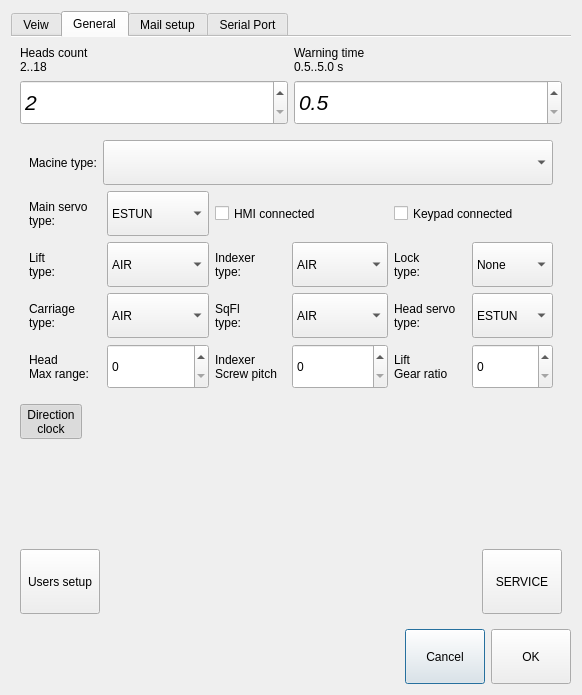
<?xml version="1.0" encoding="UTF-8"?>
<ui version="4.0">
 <class>GeneralSettingDialog</class>
 <widget class="QDialog" name="GeneralSettingDialog">
  <property name="geometry">
   <rect>
    <x>0</x>
    <y>0</y>
    <width>582</width>
    <height>695</height>
   </rect>
  </property>
  <property name="maximumSize">
   <size>
    <width>582</width>
    <height>16777215</height>
   </size>
  </property>
  <property name="windowTitle">
   <string>Dialog</string>
  </property>
  <layout class="QGridLayout" name="gridLayout_4">
   <item row="1" column="0">
    <layout class="QHBoxLayout" name="horizontalLayout">
     <item>
      <spacer name="horizontalSpacer_3">
       <property name="orientation">
        <enum>Qt::Horizontal</enum>
       </property>
       <property name="sizeHint" stdset="0">
        <size>
         <width>40</width>
         <height>20</height>
        </size>
       </property>
      </spacer>
     </item>
     <item>
      <widget class="QPushButton" name="pButtonReject">
       <property name="minimumSize">
        <size>
         <width>55</width>
         <height>55</height>
        </size>
       </property>
       <property name="text">
        <string>Cancel</string>
       </property>
       <property name="iconSize">
        <size>
         <width>50</width>
         <height>50</height>
        </size>
       </property>
      </widget>
     </item>
     <item>
      <widget class="QPushButton" name="pButtonAccept">
       <property name="minimumSize">
        <size>
         <width>55</width>
         <height>55</height>
        </size>
       </property>
       <property name="text">
        <string>OK</string>
       </property>
       <property name="iconSize">
        <size>
         <width>50</width>
         <height>50</height>
        </size>
       </property>
      </widget>
     </item>
    </layout>
   </item>
   <item row="0" column="0">
    <widget class="QTabWidget" name="tabWidget">
     <property name="tabShape">
      <enum>QTabWidget::Rounded</enum>
     </property>
     <property name="currentIndex">
      <number>1</number>
     </property>
     <property name="iconSize">
      <size>
       <width>32</width>
       <height>32</height>
      </size>
     </property>
     <property name="elideMode">
      <enum>Qt::ElideLeft</enum>
     </property>
     <property name="usesScrollButtons">
      <bool>false</bool>
     </property>
     <property name="documentMode">
      <bool>true</bool>
     </property>
     <widget class="QWidget" name="tabVeiw">
      <attribute name="icon">
       <iconset theme="applications-graphics-symbolic.symbolic.png">
        <normaloff>:/new/icons/icons/color.png</normaloff>:/new/icons/icons/color.png</iconset>
      </attribute>
      <attribute name="title">
       <string>Veiw</string>
      </attribute>
      <layout class="QVBoxLayout" name="verticalLayout_5">
       <item>
        <layout class="QHBoxLayout" name="horizontalLayout_3">
         <item>
          <widget class="QLabel" name="label">
           <property name="text">
            <string>Theme:</string>
           </property>
          </widget>
         </item>
         <item>
          <spacer name="horizontalSpacer">
           <property name="orientation">
            <enum>Qt::Horizontal</enum>
           </property>
           <property name="sizeHint" stdset="0">
            <size>
             <width>40</width>
             <height>20</height>
            </size>
           </property>
          </spacer>
         </item>
        </layout>
       </item>
       <item>
        <widget class="QListWidget" name="listWidgetStyle">
         <property name="font">
          <font>
           <pointsize>24</pointsize>
          </font>
         </property>
         <property name="lineWidth">
          <number>3</number>
         </property>
         <property name="autoScrollMargin">
          <number>40</number>
         </property>
         <property name="iconSize">
          <size>
           <width>40</width>
           <height>40</height>
          </size>
         </property>
         <property name="gridSize">
          <size>
           <width>0</width>
           <height>40</height>
          </size>
         </property>
        </widget>
       </item>
       <item>
        <layout class="QHBoxLayout" name="horizontalLayout_7">
         <item>
          <widget class="QLabel" name="label_2">
           <property name="text">
            <string>Icons:</string>
           </property>
          </widget>
         </item>
         <item>
          <spacer name="horizontalSpacer_6">
           <property name="orientation">
            <enum>Qt::Horizontal</enum>
           </property>
           <property name="sizeHint" stdset="0">
            <size>
             <width>40</width>
             <height>20</height>
            </size>
           </property>
          </spacer>
         </item>
        </layout>
       </item>
       <item>
        <widget class="QListWidget" name="listWidgetIcons"/>
       </item>
       <item>
        <spacer name="verticalSpacer_2">
         <property name="orientation">
          <enum>Qt::Vertical</enum>
         </property>
         <property name="sizeHint" stdset="0">
          <size>
           <width>20</width>
           <height>40</height>
          </size>
         </property>
        </spacer>
       </item>
      </layout>
     </widget>
     <widget class="QWidget" name="tabGeneralSettings">
      <attribute name="icon">
       <iconset>
        <normaloff>:/new/icons/icons/warning.png</normaloff>:/new/icons/icons/warning.png</iconset>
      </attribute>
      <attribute name="title">
       <string>General</string>
      </attribute>
      <layout class="QVBoxLayout" name="verticalLayout_9">
       <item>
        <layout class="QVBoxLayout" name="verticalLayout_8" stretch="1,20,2,10,1">
         <item>
          <layout class="QHBoxLayout" name="horizontalLayout_2">
           <item>
            <layout class="QVBoxLayout" name="verticalLayout_17" stretch="1,10">
             <item>
              <widget class="QLabel" name="labelH1">
               <property name="text">
                <string>Heads count 
2..18</string>
               </property>
              </widget>
             </item>
             <item>
              <widget class="QDoubleSpinBox" name="spinBoxHeadsCount">
               <property name="sizePolicy">
                <sizepolicy hsizetype="Minimum" vsizetype="Expanding">
                 <horstretch>0</horstretch>
                 <verstretch>0</verstretch>
                </sizepolicy>
               </property>
               <property name="minimumSize">
                <size>
                 <width>0</width>
                 <height>45</height>
                </size>
               </property>
               <property name="font">
                <font>
                 <pointsize>16</pointsize>
                 <italic>true</italic>
                </font>
               </property>
               <property name="decimals">
                <number>0</number>
               </property>
               <property name="minimum">
                <double>2.000000000000000</double>
               </property>
               <property name="maximum">
                <double>18.000000000000000</double>
               </property>
              </widget>
             </item>
            </layout>
           </item>
           <item>
            <layout class="QVBoxLayout" name="verticalLayout_16" stretch="1,10">
             <item>
              <widget class="QLabel" name="label_13">
               <property name="text">
                <string>Warning time
0.5..5.0 s</string>
               </property>
              </widget>
             </item>
             <item>
              <widget class="QDoubleSpinBox" name="dSpinBoxWarningTime">
               <property name="sizePolicy">
                <sizepolicy hsizetype="Minimum" vsizetype="Expanding">
                 <horstretch>0</horstretch>
                 <verstretch>0</verstretch>
                </sizepolicy>
               </property>
               <property name="minimumSize">
                <size>
                 <width>0</width>
                 <height>45</height>
                </size>
               </property>
               <property name="font">
                <font>
                 <pointsize>16</pointsize>
                 <italic>true</italic>
                </font>
               </property>
               <property name="decimals">
                <number>1</number>
               </property>
               <property name="minimum">
                <double>0.500000000000000</double>
               </property>
               <property name="maximum">
                <double>5.000000000000000</double>
               </property>
               <property name="singleStep">
                <double>0.500000000000000</double>
               </property>
               <property name="value">
                <double>0.500000000000000</double>
               </property>
              </widget>
             </item>
            </layout>
           </item>
          </layout>
         </item>
         <item>
          <widget class="QWidget" name="widgetServiceSettings" native="true">
           <layout class="QVBoxLayout" name="verticalLayout_4">
            <item>
             <layout class="QHBoxLayout" name="horizontalLayout_8">
              <item>
               <widget class="QLabel" name="labelH2">
                <property name="text">
                 <string>Macine type:</string>
                </property>
               </widget>
              </item>
              <item>
               <widget class="QComboBox" name="comboBoxMacineType">
                <property name="sizePolicy">
                 <sizepolicy hsizetype="Expanding" vsizetype="Expanding">
                  <horstretch>0</horstretch>
                  <verstretch>0</verstretch>
                 </sizepolicy>
                </property>
                <property name="minimumSize">
                 <size>
                  <width>0</width>
                  <height>45</height>
                 </size>
                </property>
                <property name="font">
                 <font>
                  <pointsize>16</pointsize>
                 </font>
                </property>
               </widget>
              </item>
             </layout>
            </item>
            <item>
             <layout class="QGridLayout" name="gridLayout_3">
              <item row="0" column="0">
               <widget class="QLabel" name="label_9">
                <property name="text">
                 <string>Main servo
type:</string>
                </property>
               </widget>
              </item>
              <item row="0" column="1">
               <widget class="QComboBox" name="comboBoxMainServoT">
                <property name="sizePolicy">
                 <sizepolicy hsizetype="Preferred" vsizetype="Expanding">
                  <horstretch>0</horstretch>
                  <verstretch>0</verstretch>
                 </sizepolicy>
                </property>
                <property name="minimumSize">
                 <size>
                  <width>0</width>
                  <height>45</height>
                 </size>
                </property>
                <item>
                 <property name="text">
                  <string>ESTUN</string>
                 </property>
                </item>
                <item>
                 <property name="text">
                  <string>DELTA</string>
                 </property>
                </item>
                <item>
                 <property name="text">
                  <string>KINCO</string>
                 </property>
                </item>
                <item>
                 <property name="text">
                  <string>AKD</string>
                 </property>
                </item>
               </widget>
              </item>
              <item row="0" column="2" colspan="2">
               <widget class="QCheckBox" name="checkBoxHMIConnected">
                <property name="sizePolicy">
                 <sizepolicy hsizetype="Expanding" vsizetype="Expanding">
                  <horstretch>0</horstretch>
                  <verstretch>0</verstretch>
                 </sizepolicy>
                </property>
                <property name="text">
                 <string>HMI connected</string>
                </property>
               </widget>
              </item>
              <item row="0" column="4" colspan="2">
               <widget class="QCheckBox" name="checkBoxKeyPadConnected">
                <property name="sizePolicy">
                 <sizepolicy hsizetype="Expanding" vsizetype="Expanding">
                  <horstretch>0</horstretch>
                  <verstretch>0</verstretch>
                 </sizepolicy>
                </property>
                <property name="text">
                 <string>Keypad connected</string>
                </property>
               </widget>
              </item>
              <item row="1" column="0">
               <widget class="QLabel" name="label_6">
                <property name="text">
                 <string>Lift
type:</string>
                </property>
               </widget>
              </item>
              <item row="1" column="1">
               <widget class="QComboBox" name="comboBoxLiftT">
                <property name="sizePolicy">
                 <sizepolicy hsizetype="Preferred" vsizetype="Expanding">
                  <horstretch>0</horstretch>
                  <verstretch>0</verstretch>
                 </sizepolicy>
                </property>
                <property name="minimumSize">
                 <size>
                  <width>0</width>
                  <height>45</height>
                 </size>
                </property>
                <item>
                 <property name="text">
                  <string>AIR</string>
                 </property>
                </item>
                <item>
                 <property name="text">
                  <string>AC motor</string>
                 </property>
                </item>
                <item>
                 <property name="text">
                  <string>Servo: Cam</string>
                 </property>
                </item>
                <item>
                 <property name="text">
                  <string>Servo: Screw</string>
                 </property>
                </item>
               </widget>
              </item>
              <item row="1" column="2">
               <widget class="QLabel" name="label_7">
                <property name="text">
                 <string>Indexer
type:</string>
                </property>
               </widget>
              </item>
              <item row="1" column="3">
               <widget class="QComboBox" name="comboBoxIndexerT">
                <property name="sizePolicy">
                 <sizepolicy hsizetype="Preferred" vsizetype="Expanding">
                  <horstretch>0</horstretch>
                  <verstretch>0</verstretch>
                 </sizepolicy>
                </property>
                <property name="minimumSize">
                 <size>
                  <width>0</width>
                  <height>45</height>
                 </size>
                </property>
                <item>
                 <property name="text">
                  <string>AIR</string>
                 </property>
                </item>
                <item>
                 <property name="text">
                  <string>AC motor</string>
                 </property>
                </item>
                <item>
                 <property name="text">
                  <string>Servo motor</string>
                 </property>
                </item>
               </widget>
              </item>
              <item row="1" column="4">
               <widget class="QLabel" name="label_8">
                <property name="text">
                 <string>Lock
type:</string>
                </property>
               </widget>
              </item>
              <item row="1" column="5">
               <widget class="QComboBox" name="comboBoxLockT">
                <property name="sizePolicy">
                 <sizepolicy hsizetype="Preferred" vsizetype="Expanding">
                  <horstretch>0</horstretch>
                  <verstretch>0</verstretch>
                 </sizepolicy>
                </property>
                <property name="minimumSize">
                 <size>
                  <width>0</width>
                  <height>45</height>
                 </size>
                </property>
                <item>
                 <property name="text">
                  <string>None</string>
                 </property>
                </item>
                <item>
                 <property name="text">
                  <string>AIR</string>
                 </property>
                </item>
                <item>
                 <property name="text">
                  <string>AC motor</string>
                 </property>
                </item>
               </widget>
              </item>
              <item row="2" column="0">
               <widget class="QLabel" name="label_3">
                <property name="text">
                 <string>Carriage
type:</string>
                </property>
               </widget>
              </item>
              <item row="2" column="1">
               <widget class="QComboBox" name="comboBoxCarriageT">
                <property name="sizePolicy">
                 <sizepolicy hsizetype="Preferred" vsizetype="Expanding">
                  <horstretch>0</horstretch>
                  <verstretch>0</verstretch>
                 </sizepolicy>
                </property>
                <property name="minimumSize">
                 <size>
                  <width>0</width>
                  <height>45</height>
                 </size>
                </property>
                <item>
                 <property name="text">
                  <string>AIR</string>
                 </property>
                </item>
                <item>
                 <property name="text">
                  <string>AC motor</string>
                 </property>
                </item>
                <item>
                 <property name="text">
                  <string>Servo motor</string>
                 </property>
                </item>
               </widget>
              </item>
              <item row="2" column="2">
               <widget class="QLabel" name="label_4">
                <property name="text">
                 <string>SqFl
type:</string>
                </property>
               </widget>
              </item>
              <item row="2" column="3">
               <widget class="QComboBox" name="comboBoxSqFlT">
                <property name="sizePolicy">
                 <sizepolicy hsizetype="Preferred" vsizetype="Expanding">
                  <horstretch>0</horstretch>
                  <verstretch>0</verstretch>
                 </sizepolicy>
                </property>
                <property name="minimumSize">
                 <size>
                  <width>0</width>
                  <height>45</height>
                 </size>
                </property>
                <item>
                 <property name="text">
                  <string>AIR</string>
                 </property>
                </item>
                <item>
                 <property name="text">
                  <string>AC motor</string>
                 </property>
                </item>
                <item>
                 <property name="text">
                  <string>Servo motor</string>
                 </property>
                </item>
               </widget>
              </item>
              <item row="2" column="4">
               <widget class="QLabel" name="label_5">
                <property name="text">
                 <string>Head servo
type:</string>
                </property>
               </widget>
              </item>
              <item row="2" column="5">
               <widget class="QComboBox" name="comboBoxHeadServoT">
                <property name="sizePolicy">
                 <sizepolicy hsizetype="Preferred" vsizetype="Expanding">
                  <horstretch>0</horstretch>
                  <verstretch>0</verstretch>
                 </sizepolicy>
                </property>
                <property name="minimumSize">
                 <size>
                  <width>0</width>
                  <height>45</height>
                 </size>
                </property>
                <item>
                 <property name="text">
                  <string>ESTUN</string>
                 </property>
                </item>
                <item>
                 <property name="text">
                  <string>DELTA</string>
                 </property>
                </item>
                <item>
                 <property name="text">
                  <string>KINCO</string>
                 </property>
                </item>
                <item>
                 <property name="text">
                  <string>AKD</string>
                 </property>
                </item>
               </widget>
              </item>
              <item row="3" column="0">
               <widget class="QLabel" name="label_10">
                <property name="text">
                 <string>Head
Max range:</string>
                </property>
               </widget>
              </item>
              <item row="3" column="1">
               <widget class="QDoubleSpinBox" name="dSpinBoxHeadMaxRange">
                <property name="sizePolicy">
                 <sizepolicy hsizetype="Minimum" vsizetype="Expanding">
                  <horstretch>0</horstretch>
                  <verstretch>0</verstretch>
                 </sizepolicy>
                </property>
                <property name="minimumSize">
                 <size>
                  <width>0</width>
                  <height>45</height>
                 </size>
                </property>
                <property name="decimals">
                 <number>0</number>
                </property>
               </widget>
              </item>
              <item row="3" column="2">
               <widget class="QLabel" name="label_11">
                <property name="text">
                 <string>Indexer
Screw pitch</string>
                </property>
               </widget>
              </item>
              <item row="3" column="3">
               <widget class="QDoubleSpinBox" name="dSpinBoxIndexerScrew">
                <property name="sizePolicy">
                 <sizepolicy hsizetype="Minimum" vsizetype="Expanding">
                  <horstretch>0</horstretch>
                  <verstretch>0</verstretch>
                 </sizepolicy>
                </property>
                <property name="minimumSize">
                 <size>
                  <width>0</width>
                  <height>45</height>
                 </size>
                </property>
                <property name="decimals">
                 <number>0</number>
                </property>
               </widget>
              </item>
              <item row="3" column="4">
               <widget class="QLabel" name="label_12">
                <property name="text">
                 <string>Lift
Gear ratio</string>
                </property>
               </widget>
              </item>
              <item row="3" column="5">
               <widget class="QDoubleSpinBox" name="dSpinBoxLiftGear">
                <property name="sizePolicy">
                 <sizepolicy hsizetype="Minimum" vsizetype="Expanding">
                  <horstretch>0</horstretch>
                  <verstretch>0</verstretch>
                 </sizepolicy>
                </property>
                <property name="minimumSize">
                 <size>
                  <width>0</width>
                  <height>45</height>
                 </size>
                </property>
                <property name="decimals">
                 <number>0</number>
                </property>
               </widget>
              </item>
             </layout>
            </item>
           </layout>
          </widget>
         </item>
         <item>
          <layout class="QHBoxLayout" name="horizontalLayout_5">
           <item>
            <widget class="QToolButton" name="pButtonDirection">
             <property name="text">
              <string>Direction
clock</string>
             </property>
             <property name="icon">
              <iconset>
               <normaloff>:/new/icons/icons/rotateRight.png</normaloff>:/new/icons/icons/rotateRight.png</iconset>
             </property>
             <property name="iconSize">
              <size>
               <width>50</width>
               <height>50</height>
              </size>
             </property>
             <property name="checkable">
              <bool>true</bool>
             </property>
             <property name="checked">
              <bool>true</bool>
             </property>
             <property name="toolButtonStyle">
              <enum>Qt::ToolButtonTextUnderIcon</enum>
             </property>
            </widget>
           </item>
           <item>
            <spacer name="horizontalSpacer_5">
             <property name="orientation">
              <enum>Qt::Horizontal</enum>
             </property>
             <property name="sizeHint" stdset="0">
              <size>
               <width>40</width>
               <height>20</height>
              </size>
             </property>
            </spacer>
           </item>
          </layout>
         </item>
         <item>
          <spacer name="verticalSpacer">
           <property name="orientation">
            <enum>Qt::Vertical</enum>
           </property>
           <property name="sizeHint" stdset="0">
            <size>
             <width>20</width>
             <height>40</height>
            </size>
           </property>
          </spacer>
         </item>
         <item>
          <layout class="QHBoxLayout" name="horizontalLayout_4">
           <item>
            <widget class="QToolButton" name="pButtonUserSetup">
             <property name="minimumSize">
              <size>
               <width>80</width>
               <height>65</height>
              </size>
             </property>
             <property name="text">
              <string>Users setup</string>
             </property>
             <property name="icon">
              <iconset>
               <normaloff>:/new/icons/icons/user.png</normaloff>:/new/icons/icons/user.png</iconset>
             </property>
             <property name="iconSize">
              <size>
               <width>50</width>
               <height>50</height>
              </size>
             </property>
             <property name="checkable">
              <bool>false</bool>
             </property>
             <property name="toolButtonStyle">
              <enum>Qt::ToolButtonTextUnderIcon</enum>
             </property>
            </widget>
           </item>
           <item>
            <spacer name="horizontalSpacer_4">
             <property name="orientation">
              <enum>Qt::Horizontal</enum>
             </property>
             <property name="sizeHint" stdset="0">
              <size>
               <width>40</width>
               <height>20</height>
              </size>
             </property>
            </spacer>
           </item>
           <item>
            <widget class="QToolButton" name="pButtonServiceState">
             <property name="minimumSize">
              <size>
               <width>80</width>
               <height>65</height>
              </size>
             </property>
             <property name="text">
              <string>SERVICE</string>
             </property>
             <property name="icon">
              <iconset resource="icons.qrc">
               <normaloff>:/new/icons/icons/Base/maintanse.png</normaloff>:/new/icons/icons/Base/maintanse.png</iconset>
             </property>
             <property name="iconSize">
              <size>
               <width>40</width>
               <height>40</height>
              </size>
             </property>
             <property name="checkable">
              <bool>true</bool>
             </property>
             <property name="toolButtonStyle">
              <enum>Qt::ToolButtonTextUnderIcon</enum>
             </property>
            </widget>
           </item>
          </layout>
         </item>
        </layout>
       </item>
      </layout>
     </widget>
     <widget class="QWidget" name="tabMaolSend">
      <attribute name="icon">
       <iconset theme="x-office-address-book-symbolic.symbolic.png">
        <normaloff>:/new/icons/icons/mail.png</normaloff>:/new/icons/icons/mail.png</iconset>
      </attribute>
      <attribute name="title">
       <string>Mail setup</string>
      </attribute>
      <layout class="QVBoxLayout" name="verticalLayout_7">
       <item>
        <layout class="QHBoxLayout" name="horizontalLayout_6">
         <item>
          <widget class="QCheckBox" name="checkBoxMailSendEnable">
           <property name="enabled">
            <bool>false</bool>
           </property>
           <property name="text">
            <string>Enable mail sending</string>
           </property>
          </widget>
         </item>
         <item>
          <spacer name="horizontalSpacer_2">
           <property name="orientation">
            <enum>Qt::Horizontal</enum>
           </property>
           <property name="sizeHint" stdset="0">
            <size>
             <width>86</width>
             <height>20</height>
            </size>
           </property>
          </spacer>
         </item>
         <item>
          <widget class="QPushButton" name="pButtonLockUnlockEmail">
           <property name="minimumSize">
            <size>
             <width>55</width>
             <height>55</height>
            </size>
           </property>
           <property name="text">
            <string>Unlock</string>
           </property>
           <property name="checkable">
            <bool>true</bool>
           </property>
          </widget>
         </item>
        </layout>
       </item>
       <item>
        <widget class="QWidget" name="emailSettingWidget" native="true">
         <layout class="QGridLayout" name="gridLayout_2">
          <item row="2" column="0">
           <layout class="QVBoxLayout" name="verticalLayout_2" stretch="1,10">
            <item>
             <widget class="QLabel" name="receivingEmailLabel">
              <property name="text">
               <string>Receiving email adress:</string>
              </property>
             </widget>
            </item>
            <item>
             <widget class="QLineEdit" name="editReceiver">
              <property name="font">
               <font>
                <pointsize>16</pointsize>
               </font>
              </property>
             </widget>
            </item>
           </layout>
          </item>
          <item row="1" column="0">
           <layout class="QGridLayout" name="gridLayout" columnstretch="1,10">
            <item row="0" column="0">
             <widget class="QLabel" name="sendingPasswordLabel">
              <property name="text">
               <string>Sending email password:</string>
              </property>
             </widget>
            </item>
            <item row="0" column="1">
             <widget class="QPushButton" name="pButtonShowPassword">
              <property name="minimumSize">
               <size>
                <width>55</width>
                <height>55</height>
               </size>
              </property>
              <property name="text">
               <string>Show</string>
              </property>
              <property name="checkable">
               <bool>true</bool>
              </property>
             </widget>
            </item>
            <item row="1" column="0" colspan="2">
             <widget class="QLineEdit" name="editPassword">
              <property name="font">
               <font>
                <pointsize>16</pointsize>
               </font>
              </property>
              <property name="echoMode">
               <enum>QLineEdit::Password</enum>
              </property>
              <property name="alignment">
               <set>Qt::AlignCenter</set>
              </property>
             </widget>
            </item>
           </layout>
          </item>
          <item row="3" column="0">
           <layout class="QVBoxLayout" name="verticalLayout_3" stretch="1,10">
            <item>
             <widget class="QLabel" name="subjectLabel">
              <property name="text">
               <string>Email subject:</string>
              </property>
             </widget>
            </item>
            <item>
             <widget class="QLineEdit" name="editSubject">
              <property name="font">
               <font>
                <pointsize>16</pointsize>
               </font>
              </property>
             </widget>
            </item>
           </layout>
          </item>
          <item row="0" column="0">
           <layout class="QVBoxLayout" name="verticalLayout" stretch="1,10">
            <item>
             <widget class="QLabel" name="sendingEmailLabel">
              <property name="text">
               <string>Sending email adress:</string>
              </property>
             </widget>
            </item>
            <item>
             <widget class="QLineEdit" name="editSender">
              <property name="font">
               <font>
                <pointsize>16</pointsize>
               </font>
              </property>
             </widget>
            </item>
           </layout>
          </item>
         </layout>
        </widget>
       </item>
      </layout>
     </widget>
     <widget class="QWidget" name="tabSerialPortSettings">
      <attribute name="icon">
       <iconset theme="send-to-symbolic.symbolic.png">
        <normaloff>:/new/icons/icons/connect.png</normaloff>:/new/icons/icons/connect.png</iconset>
      </attribute>
      <attribute name="title">
       <string>Serial Port</string>
      </attribute>
      <layout class="QGridLayout" name="gridLayout_5">
       <item row="0" column="0">
        <layout class="QVBoxLayout" name="verticalLayout_6">
         <item>
          <widget class="QLabel" name="lPortName">
           <property name="text">
            <string>Port name: </string>
           </property>
          </widget>
         </item>
         <item>
          <widget class="QLabel" name="lBaudRate">
           <property name="text">
            <string>Baud rate:</string>
           </property>
          </widget>
         </item>
         <item>
          <widget class="QLabel" name="lDataBits">
           <property name="text">
            <string>Data bits:</string>
           </property>
          </widget>
         </item>
         <item>
          <widget class="QLabel" name="lParity">
           <property name="text">
            <string>Parity:</string>
           </property>
          </widget>
         </item>
         <item>
          <widget class="QLabel" name="lStopBits">
           <property name="text">
            <string>Stop bits:</string>
           </property>
          </widget>
         </item>
         <item>
          <widget class="QLabel" name="lFlowControl">
           <property name="text">
            <string>Flow control:</string>
           </property>
          </widget>
         </item>
        </layout>
       </item>
       <item row="1" column="0">
        <widget class="QPushButton" name="pButtonChangeSerialSettings">
         <property name="minimumSize">
          <size>
           <width>55</width>
           <height>55</height>
          </size>
         </property>
         <property name="text">
          <string>Change</string>
         </property>
        </widget>
       </item>
      </layout>
     </widget>
    </widget>
   </item>
  </layout>
 </widget>
 <tabstops>
  <tabstop>tabWidget</tabstop>
  <tabstop>pButtonLockUnlockEmail</tabstop>
  <tabstop>editSender</tabstop>
  <tabstop>editPassword</tabstop>
  <tabstop>editReceiver</tabstop>
  <tabstop>editSubject</tabstop>
  <tabstop>pButtonReject</tabstop>
  <tabstop>pButtonAccept</tabstop>
  <tabstop>pButtonShowPassword</tabstop>
 </tabstops>
 <resources>
  <include location="icons.qrc"/>
 </resources>
 <connections/>
</ui>
